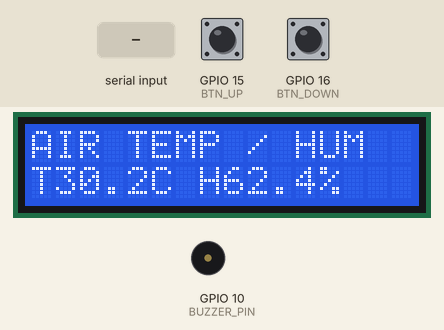
Recording of a sketch running on a simulated ESP32-S3. Parts: 16×2 character LCD, buzzer (waves = sounding). The test bench sets the inputs (shaded band); at power-on: GPIO 15 (BTN_UP) HIGH, GPIO 16 (BTN_DOWN) HIGH. Random numbers use the default seed unless the sketch sets one; what the sketch prints to the serial monitor is not drawn.

Above: at 3.4 s.
3.5 s: GPIO 15 (BTN_UP) pulled LOW for 0.15 s
At 3.93 s:
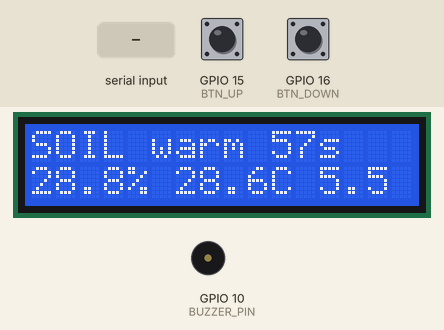
4.2 s: GPIO 15 (BTN_UP) pulled LOW for 1 s
At 5.3 s:
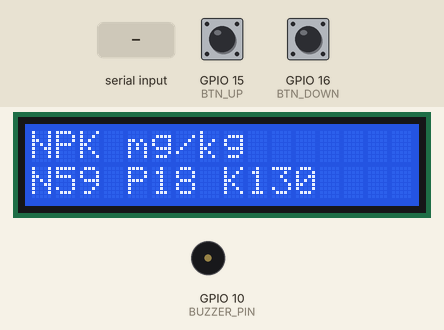
8.2 s: GPIO 15 (BTN_UP) pulled LOW for 0.15 s
At 9.6 s:
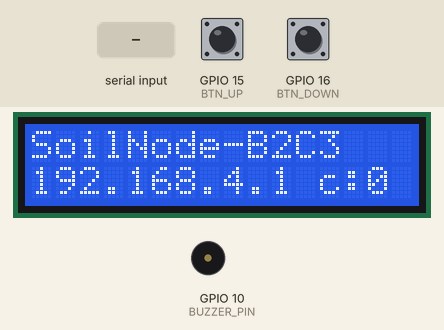
9.9 s: GPIO 15 (BTN_UP) pulled LOW for 3.2 s
At 11.0 s:
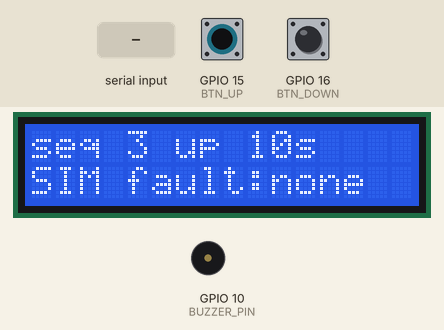
14.8 s: "n" received over Serial
At 15.7 s:
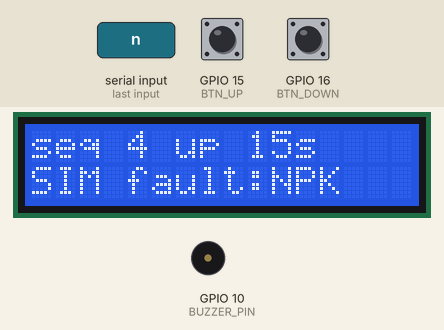
17.8 s: "z" received over Serial
At 19.1 s:
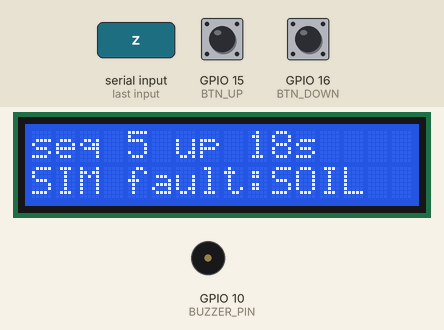
Timing chart, 0 to 20.8 s (numbered marks = the images above; inputs shaded):
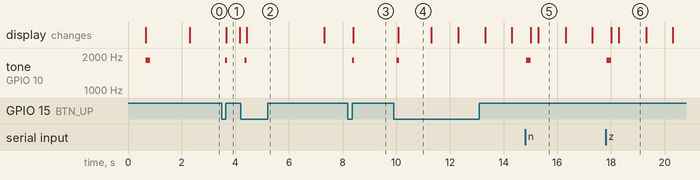

Measured:
- after the input at 3.5 s, tone on GPIO 10 (BUZZER_PIN): silent → 1826 Hz after 0.12 s, → silent 0.08 s later; the display: changes after 0.17 s (image 1)
- after the input at 4.2 s, tone on GPIO 10 (BUZZER_PIN): silent → 1826 Hz after 0.15 s, → silent 0.08 s later
- after the input at 8.2 s, tone on GPIO 10 (BUZZER_PIN): silent → 1826 Hz after 0.15 s, → silent 0.08 s later; the display: changes after 0.20 s (image 3)
- after the input at 9.9 s, tone on GPIO 10 (BUZZER_PIN): silent → 1826 Hz after 0.12 s, → silent 0.08 s later; the display: changes after 0.17 s (image 4)
- after the input at 14.8 s, tone on GPIO 10 (BUZZER_PIN): silent → 1826 Hz after 0.05 s, → silent 0.16 s later
- after the input at 17.8 s, tone on GPIO 10 (BUZZER_PIN): silent → 1826 Hz after 0.05 s, → silent 0.16 s later
- what the display in image 1 shows lasts 0.5 s, from 3.7 s to 4.2 s

The sketch:

soil_node_sim.ino
```cpp
/*
  soil_node_sim.ino - SIMULATED soil node for the Soil Monitor phone app
  Board: Waveshare ESP32-S3-A7670E-4G ("ESP32S3 Dev Module", USB CDC On Boot Enabled, PSRAM Disabled, Upload Speed 115200)
  Libraries: LiquidCrystal I2C (Frank de Brabander). WiFi, WebServer and Wire come with the ESP32 core.

  The soil sensors are not working yet, so this sketch makes up realistic values for:
    NPK (N, P, K), soil moisture, soil temperature, pH, air temperature/humidity, analog moisture, battery.
  Everything else is real: Wi-Fi hotspot "SoilNode-XXXX" (password soilnode123, IP 192.168.4.1),
  GET /api/info and GET /api/readings exactly as in esp-api-contract.md (schema 1),
  the 16x2 LCD, the two page buttons and the buzzer.

  Buttons: UP / DOWN = change LCD page.
           Hold UP + DOWN for 1.5 s = cycle a simulated sensor failure (none -> NPK -> SOIL -> AIR -> none),
           to test the app's "sensor not responding" screens.
  Serial Monitor (115200): type  0 = no fault,  n = NPK fault,  z = soil fault,  a = air fault.
*/
#include <Arduino.h>
#include <WiFi.h>
#include <WebServer.h>
#include <Wire.h>
#include <HardwareSerial.h>
#include <LiquidCrystal_I2C.h>
#include <math.h>

// ================= 1. SETTINGS =================
#define FW_VERSION "0.1.0-sim"
#define API_SCHEMA 1

const char* AP_PASSWORD = "soilnode123";   // 8 characters or more
const int   AP_CHANNEL  = 1;

// pins (from the bench pin map)
#define LCD_SDA 8
#define LCD_SCL 9
#define BTN_UP 15
#define BTN_DOWN 16
#define BUZZER_PIN 10

// buzzer type. BUZZER_ACTIVE_LOW true = the buzzer sounds when the pin is LOW.
// BUZZER_PASSIVE true = the sketch drives a ~2 kHz tone itself (passive buzzer).
// Current build: passive buzzer, sounds when the pin is driven HIGH.
#define BUZZER_ACTIVE_LOW false
#define BUZZER_PASSIVE true

// Air sensor: 0 = simulated too (nothing to wire), 1 = read the real JXBS-3001-TH-RS
// (RX GPIO 5, TX GPIO 6, address 1, no DE pin: same as the working air-sensor sketch).
#define USE_REAL_AIR 0
const int      PIN_AIR_RX = 5, PIN_AIR_TX = 6, PIN_AIR_DE = -1;
const uint8_t  ADDR_AIR = 1;
const uint32_t AIR_BAUD = 9600;

// Soil sensor warm-up. The real ZTS needs 300 s. The demo uses 60 s so you do not wait 5 minutes.
const uint32_t ZTS_WARMUP_S = 60;

// Simulation: how fast the made-up "day" cycles (seconds per full cycle) and rain/irrigation events
const float SIM_CYCLE_S = 600.0f;
#define SIM_IRRIGATION_EVENTS 1

// ================= 2. DATA =================
struct Val { float v = NAN; uint8_t fails = 0; };        // fails counts consecutive misses
struct Readings {
  Val airT, airRH, soilM, soilT, soilPH, n, p, k, moistA, vbat;
  uint32_t seq = 0;                                      // +1 after each full pass over all groups
} R;

static bool good(const Val& a) { return !isnan(a.v) && a.fails < 3; }
static void put(Val& d, bool ok, float v) {
  if (ok) { d.v = v; d.fails = 0; }
  else if (d.fails < 255 && ++d.fails >= 3) d.v = NAN;    // after 3 misses the value becomes null in the JSON
}

// NOTE: the Arduino IDE auto-generates function prototypes and places them before the enum below,
// so functions that take the fault as a parameter use int, not Fault.
enum Fault { FAULT_NONE = 0, FAULT_NPK, FAULT_SOIL, FAULT_AIR, FAULT_COUNT };
Fault fault = FAULT_NONE;
const char* faultName(int f) {
  switch (f) {
    case FAULT_NPK:  return "NPK";
    case FAULT_SOIL: return "SOIL";
    case FAULT_AIR:  return "AIR";
    default:         return "none";
  }
}

// hidden "true" state of the simulated field
float simMoist = 22.8f;     // soil moisture %
float simPH    = 6.4f;
float simN     = 58.0f, simP = 18.0f, simK = 135.0f;
float irrigBoost = 0.0f;    // extra moisture right after a simulated rain/irrigation event

static float randn() {      // roughly normal, mean 0, standard deviation 1
  float s = 0;
  for (int i = 0; i < 6; i++) s += random(0, 10000) / 10000.0f;
  return (s - 3.0f) / 0.7071f;
}
static float round1(float x) { return roundf(x * 10.0f) / 10.0f; }   // 0.1 resolution like the real sensors

static float dayPhase() { return 2.0f * PI * (millis() / 1000.0f) / SIM_CYCLE_S; }

static float warmFactor() {                              // 1.0 right after power-up, 0.0 when warm-up is over
  float up = millis() / 1000.0f;
  float left = (float)ZTS_WARMUP_S - up;
  if (left <= 0) return 0.0f;
  return left / (float)ZTS_WARMUP_S;
}

// ================= 3. Real air sensor (Modbus RTU), only used when USE_REAL_AIR = 1 =================
HardwareSerial AirSerial(1);

static uint16_t crc16(const uint8_t* d, size_t n) {
  uint16_t c = 0xFFFF;
  for (size_t i = 0; i < n; i++) { c ^= d[i]; for (int b = 0; b < 8; b++) c = (c & 1) ? (c >> 1) ^ 0xA001 : c >> 1; }
  return c;
}

static bool readRegsAir(uint8_t addr, uint16_t reg, uint8_t count, uint16_t* out) {
  uint8_t f[8] = {addr, 0x03, (uint8_t)(reg >> 8), (uint8_t)reg, 0, count, 0, 0};
  uint16_t c = crc16(f, 6); f[6] = c & 0xFF; f[7] = c >> 8;            // CRC low byte first
  const size_t want = 5 + 2 * count;
  for (int attempt = 0; attempt < 2; attempt++) {
    while (AirSerial.available()) AirSerial.read();
    if (PIN_AIR_DE >= 0) digitalWrite(PIN_AIR_DE, HIGH);
    AirSerial.write(f, 8); AirSerial.flush();
    if (PIN_AIR_DE >= 0) digitalWrite(PIN_AIR_DE, LOW);
    uint8_t r[32]; size_t got = 0; uint32_t t0 = millis();
    while (millis() - t0 < 300 && got < want) if (AirSerial.available()) r[got++] = AirSerial.read();
    if (got == want && r[0] == addr && r[1] == 0x03 && r[2] == 2 * count) {
      uint16_t rc = crc16(r, want - 2);
      if ((rc & 0xFF) == r[want - 2] && (rc >> 8) == r[want - 1]) {
        for (int i = 0; i < count; i++) out[i] = (r[3 + 2 * i] << 8) | r[4 + 2 * i];
        delay(200); return true;
      }
    }
    delay(200);
  }
  return false;
}

// ================= 4. "Sensor" groups: simulated (or real air), one group per call =================
static void pollAir() {
#if USE_REAL_AIR
  uint16_t r[2] = {0, 0};
  bool ok = (fault != FAULT_AIR) && readRegsAir(ADDR_AIR, 0x0000, 2, r);
  put(R.airRH, ok, r[0] / 10.0f);                        // register 0 = humidity x10
  put(R.airT,  ok, (int16_t)r[1] / 10.0f);               // register 1 = temperature x10 (signed)
#else
  if (fault == FAULT_AIR) { put(R.airT, false, 0); put(R.airRH, false, 0); return; }
  float ph = dayPhase();
  float t  = 30.0f + 3.0f * sinf(ph) + randn() * 0.12f;           // about 27 to 33 C
  float rh = 62.0f - 7.0f * sinf(ph) + randn() * 0.5f;            // falls when it gets warmer
  put(R.airT,  true, round1(t));
  put(R.airRH, true, round1(constrain(rh, 30.0f, 98.0f)));
#endif
}

static void pollNPK() {                                  // JXBS-3001-NPK-RS: N, P, K in mg/kg (whole numbers)
  if (fault == FAULT_NPK) { put(R.n, false, 0); put(R.p, false, 0); put(R.k, false, 0); return; }
  simN += (58.0f  - simN) * 0.02f + randn() * 0.9f;
  simP += (18.0f  - simP) * 0.02f + randn() * 0.3f;
  simK += (135.0f - simK) * 0.02f + randn() * 1.8f;
  // the real sensor estimates nutrients from conductivity, so it reads a bit higher when the soil is wetter
  float f = 0.85f + 0.15f * ((simMoist + irrigBoost) / 22.8f);
  put(R.n, true, roundf(constrain(simN * f, 0.0f, 1999.0f)));
  put(R.p, true, roundf(constrain(simP * f, 0.0f, 1999.0f)));
  put(R.k, true, roundf(constrain(simK * f, 0.0f, 1999.0f)));
}

static void pollSoil() {                                 // ZTS-3001-TR-THPH-N01: moisture %, temperature C, pH
  if (fault == FAULT_SOIL) { put(R.soilM, false, 0); put(R.soilT, false, 0); put(R.soilPH, false, 0); return; }
  simMoist += (22.8f - simMoist) * 0.01f + randn() * 0.06f;
  simMoist = constrain(simMoist, 12.0f, 40.0f);
#if SIM_IRRIGATION_EVENTS
  if (random(0, 150) == 0) irrigBoost += 5.0f;           // about one event per 10 minutes
  irrigBoost *= 0.97f;                                   // soaks away over a couple of minutes
#endif
  simPH += (6.4f - simPH) * 0.02f + randn() * 0.03f;
  simPH = constrain(simPH, 5.5f, 7.5f);

  float w = warmFactor();                                // values are off while the sensor warms up
  float soilTemp = 27.0f + 1.6f * sinf(dayPhase() - 0.6f) + randn() * 0.04f;
  put(R.soilM,  true, round1(constrain(simMoist + irrigBoost + 6.0f * w, 0.0f, 100.0f)));
  put(R.soilT,  true, round1(soilTemp + 2.5f * w));
  put(R.soilPH, true, round1(constrain(simPH - 0.9f * w, 3.0f, 10.0f)));
}

static void pollAnalog() {                               // analog moisture and battery
  float a = (simMoist + irrigBoost) * 1.3f + 3.0f + randn() * 0.4f;
  put(R.moistA, true, round1(constrain(a, 0.0f, 100.0f)));
  float vb = 3.95f - (millis() / 1000.0f) * 0.00002f + randn() * 0.003f;   // drains about 0.07 V per hour
  put(R.vbat, true, constrain(vb, 3.30f, 4.20f));
}

// ================= 5. JSON (same as the contract) =================
static String num(const Val& v, int dec) { return good(v) ? String(v.v, dec) : String("null"); }
static String flag(bool b) { return b ? "true" : "false"; }

static String readingsJson() {
  uint32_t up = millis() / 1000;
  int32_t warm = (int32_t)ZTS_WARMUP_S - (int32_t)up; if (warm < 0) warm = 0;
  String s; s.reserve(700);
  s += "{\"schema\":" + String(API_SCHEMA);
  s += ",\"seq\":" + String(R.seq);
  s += ",\"uptime_s\":" + String(up);
  s += ",\"air\":{\"temp_c\":" + num(R.airT, 1) + ",\"rh_pct\":" + num(R.airRH, 1) + ",\"ok\":" + flag(good(R.airT) && good(R.airRH)) + "}";
  s += ",\"soil\":{\"moisture_pct\":" + num(R.soilM, 1) + ",\"temp_c\":" + num(R.soilT, 1) + ",\"ph\":" + num(R.soilPH, 1);
  s += ",\"ok\":" + flag(good(R.soilM) && good(R.soilT) && good(R.soilPH));
  s += ",\"warming_up\":" + flag(warm > 0) + ",\"warmup_s_left\":" + String(warm) + "}";
  s += ",\"npk\":{\"n_mgkg\":" + num(R.n, 0) + ",\"p_mgkg\":" + num(R.p, 0) + ",\"k_mgkg\":" + num(R.k, 0);
  s += ",\"ok\":" + flag(good(R.n) && good(R.p) && good(R.k)) + "}";
  s += ",\"analog_moisture_pct\":" + num(R.moistA, 1);
  s += ",\"battery_v\":" + num(R.vbat, 2);
  s += ",\"gps\":null}";
  return s;
}

static String idSuffix() { String m = WiFi.macAddress(); m.replace(":", ""); return m.substring(8); }

// ================= 6. Web server =================
WebServer server(80);
static void sendJson(const String& body) {
  server.sendHeader("Cache-Control", "no-store");
  server.sendHeader("Access-Control-Allow-Origin", "*");
  server.send(200, "application/json", body);
}

// ================= 7. LCD, buttons, buzzer =================
LiquidCrystal_I2C lcd(0x27, 16, 2);          // use 0x3F if the screen stays blank
String ssidName;
const uint8_t NUM_PAGES = 5;
uint8_t page = 0;
bool needRedraw = true;

static void buzzerOn()  { digitalWrite(BUZZER_PIN, BUZZER_ACTIVE_LOW ? LOW : HIGH); }
static void buzzerOff() { digitalWrite(BUZZER_PIN, BUZZER_ACTIVE_LOW ? HIGH : LOW); }
static void beep(int ms) {
  if (BUZZER_PASSIVE) {
    uint32_t end = millis() + ms;
    while (millis() < end) { buzzerOn(); delayMicroseconds(250); buzzerOff(); delayMicroseconds(250); }
  } else {
    buzzerOn(); delay(ms); buzzerOff();
  }
}

static void lcdLine(uint8_t row, const char* text) {
  char buf[17];
  snprintf(buf, sizeof(buf), "%-16s", text);
  lcd.setCursor(0, row);
  lcd.print(buf);
}

static void fmtVal(char* out, size_t n, const Val& v, int dec) {
  if (good(v)) snprintf(out, n, "%.*f", dec, v.v);
  else         snprintf(out, n, "--");
}

static void drawPage() {
  char l1[40], a[12], b[12], c[12];
  int32_t warm = (int32_t)ZTS_WARMUP_S - (int32_t)(millis() / 1000);
  switch (page) {
    case 0:
      lcdLine(0, "AIR TEMP / HUM");
      if (good(R.airT) && good(R.airRH)) {
        fmtVal(a, sizeof(a), R.airT, 1); fmtVal(b, sizeof(b), R.airRH, 1);
        snprintf(l1, sizeof(l1), "T%sC H%s%%", a, b);
        lcdLine(1, l1);
      } else lcdLine(1, "NO SENSOR DATA");
      break;
    case 1:
      if (warm > 0) { snprintf(l1, sizeof(l1), "SOIL warm %ds", (int)warm); lcdLine(0, l1); }
      else lcdLine(0, "SOIL M/T/pH");
      if (good(R.soilM) && good(R.soilT) && good(R.soilPH)) {
        fmtVal(a, sizeof(a), R.soilM, 1); fmtVal(b, sizeof(b), R.soilT, 1); fmtVal(c, sizeof(c), R.soilPH, 1);
        snprintf(l1, sizeof(l1), "%s%% %sC %s", a, b, c);
        lcdLine(1, l1);
      } else lcdLine(1, "NO SENSOR DATA");
      break;
    case 2:
      lcdLine(0, "NPK mg/kg");
      if (good(R.n) && good(R.p) && good(R.k)) {
        fmtVal(a, sizeof(a), R.n, 0); fmtVal(b, sizeof(b), R.p, 0); fmtVal(c, sizeof(c), R.k, 0);
        snprintf(l1, sizeof(l1), "N%s P%s K%s", a, b, c);
        lcdLine(1, l1);
      } else lcdLine(1, "NO SENSOR DATA");
      break;
    case 3:
      lcdLine(0, ssidName.c_str());
      snprintf(l1, sizeof(l1), "192.168.4.1 c:%d", WiFi.softAPgetStationNum());
      lcdLine(1, l1);
      break;
    case 4:
      snprintf(l1, sizeof(l1), "seq %lu up %lus", (unsigned long)R.seq, (unsigned long)(millis() / 1000));
      lcdLine(0, l1);
      snprintf(l1, sizeof(l1), "SIM fault:%s", faultName(fault));
      lcdLine(1, l1);
      break;
  }
}

static void setFault(int f) {
  fault = (Fault)f;
  Serial.printf("Simulated fault: %s\n", faultName(fault));
  beep(150);
  needRedraw = true;
}

static void handleButtons() {
  static uint32_t bothSince = 0, singleSince = 0;
  static bool bothDone = false, singleDone = false, singleActive = false;
  bool up = (digitalRead(BTN_UP) == LOW);
  bool down = (digitalRead(BTN_DOWN) == LOW);

  if (up && down) {
    singleActive = false; singleDone = false;
    if (!bothSince) bothSince = millis();
    if (!bothDone && millis() - bothSince >= 1500) {     // hold both for 1.5 s: next simulated fault
      bothDone = true;
      setFault((Fault)((fault + 1) % FAULT_COUNT));
    }
  } else {
    bothSince = 0; bothDone = false;
    if (up != down) {                                    // exactly one button pressed
      if (!singleActive) { singleActive = true; singleDone = false; singleSince = millis(); }
      if (!singleDone && millis() - singleSince >= 80) { // debounced
        singleDone = true;
        if (up) page = (page + 1) % NUM_PAGES;
        else    page = (page == 0) ? NUM_PAGES - 1 : page - 1;
        beep(60);
        needRedraw = true;
      }
    } else {
      singleActive = false; singleDone = false;
    }
  }
}

static void handleSerial() {
  while (Serial.available()) {
    char ch = Serial.read();
    if (ch == '0') setFault(FAULT_NONE);
    else if (ch == 'n' || ch == 'N') setFault(FAULT_NPK);
    else if (ch == 'z' || ch == 'Z') setFault(FAULT_SOIL);
    else if (ch == 'a' || ch == 'A') setFault(FAULT_AIR);
  }
}

// ================= 8. Setup and loop =================
void setup() {
  // keep the buzzer silent from the very first moment
  pinMode(BUZZER_PIN, OUTPUT);
  buzzerOff();

  Serial.begin(115200);
  delay(500);
  Serial.println("\nSOIL NODE SIMULATOR (fake sensor values, real Wi-Fi + API)");

  pinMode(BTN_UP, INPUT_PULLUP);
  pinMode(BTN_DOWN, INPUT_PULLUP);

  Wire.begin(LCD_SDA, LCD_SCL);
  lcd.init();
  lcd.backlight();
  lcdLine(0, "SOIL NODE SIM");
  lcdLine(1, "Starting...");

#if USE_REAL_AIR
  if (PIN_AIR_DE >= 0) { pinMode(PIN_AIR_DE, OUTPUT); digitalWrite(PIN_AIR_DE, LOW); }
  AirSerial.begin(AIR_BAUD, SERIAL_8N1, PIN_AIR_RX, PIN_AIR_TX);
#endif

  WiFi.mode(WIFI_AP);
  ssidName = "SoilNode-" + idSuffix();
  WiFi.softAP(ssidName.c_str(), AP_PASSWORD, AP_CHANNEL, 0, 4);
  Serial.printf("Hotspot: %s  password: %s  IP: %s\n", ssidName.c_str(), AP_PASSWORD,
                WiFi.softAPIP().toString().c_str());

  server.on("/api/info", HTTP_GET, []() {
    String s = "{\"device\":\"soil-node\",\"id\":\"" + idSuffix() + "\",\"fw\":\"" FW_VERSION "\",\"schema\":" + String(API_SCHEMA);
    s += ",\"ssid\":\"" + ssidName + "\",\"uptime_s\":" + String(millis() / 1000) + "}";
    sendJson(s);
  });
  server.on("/api/readings", HTTP_GET, []() { sendJson(readingsJson()); });
  server.onNotFound([]() { server.send(404, "application/json", "{\"error\":\"not found\"}"); });
  server.begin();

  // one full pass now, so the very first request already has values
  pollAir(); pollNPK(); pollSoil(); pollAnalog();
  R.seq = 1;

  lcdLine(0, ssidName.c_str());
  lcdLine(1, "pw soilnode123");
  beep(150);
  delay(1500);
  needRedraw = true;
}

void loop() {
  server.handleClient();
  handleButtons();
  handleSerial();

  static uint32_t lastPoll = 0, lastDraw = 0;
  static uint8_t step = 0;
  if (millis() - lastPoll >= 1000) {                    // one group per second: each refreshed about every 4 s
    lastPoll = millis();
    switch (step++ % 4) {
      case 0: pollAir(); break;
      case 1: pollNPK(); break;
      case 2: pollSoil(); break;
      case 3: pollAnalog(); R.seq++;
              Serial.printf("seq %lu  airT %s  soilM %s  pH %s  N %s  P %s  K %s\n",
                            (unsigned long)R.seq, num(R.airT, 1).c_str(), num(R.soilM, 1).c_str(),
                            num(R.soilPH, 1).c_str(), num(R.n, 0).c_str(), num(R.p, 0).c_str(),
                            num(R.k, 0).c_str());
              break;
    }
    needRedraw = true;
  }
  if (needRedraw || millis() - lastDraw >= 500) {
    lastDraw = millis();
    needRedraw = false;
    drawPage();
  }
}
```
